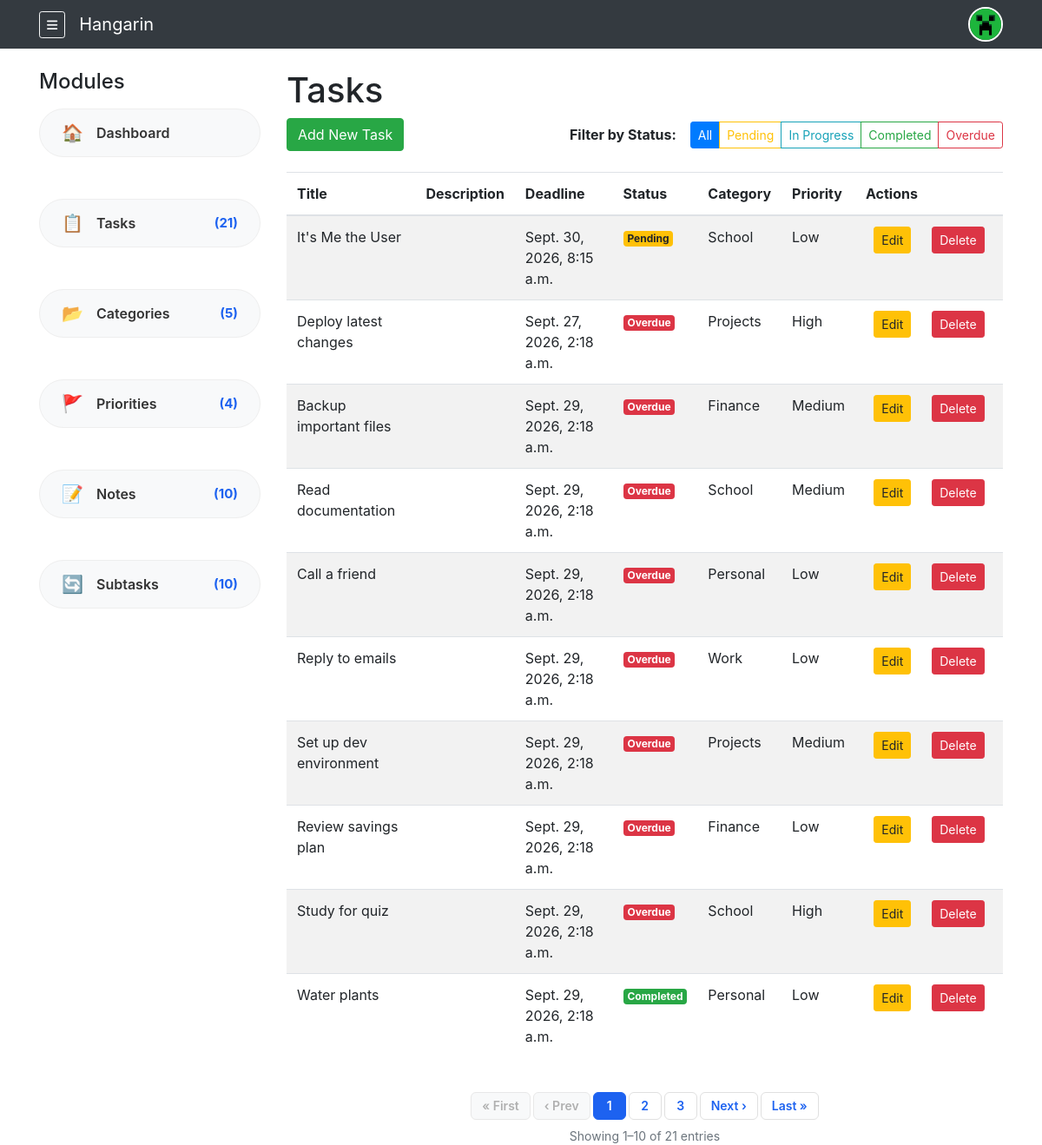
Page /tasks/ (signed in) on the committed database.
### tasks/models.py (models this page shows, shortened)
class Task(models.Model):
    STATUS_CHOICES = [
        ("Pending", "Pending"),
        ("In Progress", "In Progress"),
        ("Completed", "Completed"),
        ("Overdue", "Overdue"),
    ]
    owner = models.ForeignKey(User, on_delete=models.CASCADE, related_name="tasks", null=True, blank=True)
    title = models.CharField(max_length=200)
    description = models.TextField(blank=True)
    deadline = models.DateTimeField(default=timezone.now)
    status = models.CharField(max_length=50, choices=STATUS_CHOICES, default="Pending")
    category = models.ForeignKey(Category, on_delete=models.SET_NULL, null=True, blank=True)
    priority = models.ForeignKey(Priority, on_delete=models.SET_NULL, null=True, blank=True)
    class Meta:
        verbose_name = "Task"
        verbose_name_plural = "Tasks"
    @classmethod
    def update_overdue(cls, user):
        cls.objects.filter(
            owner=user,                            # <-- FIXED: Changed 'user' to 'owner'
            status__in=['Pending', 'In Progress'], # Only update tasks that aren't completed
            deadline__lt=timezone.now()            # Deadline is in the past
        ).update(status='Overdue')

class Category(models.Model):
    owner = models.ForeignKey(User, on_delete=models.CASCADE, related_name="categories", null=True, blank=True)
    name = models.CharField(max_length=100)
    class Meta:
        verbose_name = "Category"
        verbose_name_plural = "Categories"

class Priority(models.Model):
    owner = models.ForeignKey(User, on_delete=models.CASCADE, related_name="priorities", null=True, blank=True)
    name = models.CharField(max_length=50)
    class Meta:
        verbose_name = "Priority"
        verbose_name_plural = "Priorities"

### tasks/views.py (the view)
# urls.py: path('tasks/', views.TaskListView.as_view(), name='task_list'),
@method_decorator(never_cache, name='dispatch')
class TaskListView(LoginRequiredMixin, ListView):
    model = Task
    template_name = 'tasks/task_list.html'
    context_object_name = 'tasks'
    paginate_by = 10
    def get_queryset(self):
        Task.update_overdue(self.request.user)
        queryset = Task.objects.filter(owner=self.request.user).order_by('-id')
        status_filter = self.request.GET.get('status')
        if status_filter and status_filter != 'All':
            queryset = queryset.filter(status=status_filter)
        return queryset
    def get_context_data(self, **kwargs):
        context = super().get_context_data(**kwargs)
        context['current_status'] = self.request.GET.get('status', 'All')
        return context

### tasks/context_processors.py (called while the page is built)
def sidebar_counts(request):
    if not request.user.is_authenticated:
        return {}
    u = request.user
    return {
        'count_tasks':      Task.objects.filter(owner=u).count(),
        'count_categories': Category.objects.filter(owner=u).count(),
        'count_priorities': Priority.objects.filter(owner=u).count(),
        'count_notes':      Note.objects.filter(task__owner=u).count(),
        'count_subtasks':   SubTask.objects.filter(parent_task__owner=u).count(),
    }

### templates/tasks/task_list.html (shortened to what this page needs)
{% extends 'base.html' %}
{% block content %}
<h1>Tasks</h1>
<div class="d-flex justify-content-between align-items-center mb-3 flex-wrap">
    <a href="{% url 'tasks:task_create' %}" class="btn btn-success mb-2 mobile-stack-btn">
        Add New Task
    </a>
    <div class="filter-container mb-2">
        <span class="font-weight-bold mr-2">Filter by Status:</span>
        <div class="btn-group flex-wrap" role="group">
            <a href="?status=All" class="btn btn-sm {% if current_status == 'All' %}btn-primary{% else %}btn-outline-primary{% endif %}">All</a>
            <a href="?status=Pending" class="btn btn-sm {% if current_status == 'Pending' %}btn-warning{% else %}btn-outline-warning{% endif %}">Pending</a>
            <a href="?status=In Progress" class="btn btn-sm {% if current_status == 'In Progress' %}btn-info{% else %}btn-outline-info{% endif %}">In Progress</a>
            <a href="?status=Completed" class="btn btn-sm {% if current_status == 'Completed' %}btn-success{% else %}btn-outline-success{% endif %}">Completed</a>
            <a href="?status=Overdue" class="btn btn-sm {% if current_status == 'Overdue' %}btn-danger{% else %}btn-outline-danger{% endif %}">Overdue</a>
        </div>
    </div>
</div>
<div class="table-responsive">
    <table class="table table-striped">
        <thead>
            <tr>
                <th>Title</th>
                <th>Description</th>
                <th>Deadline</th>
                <th>Status</th>
                <th>Category</th>
                <th>Priority</th>
                <th>Actions</th>
            </tr>
        </thead>
        <tbody>
            {% for task in tasks %}
            <tr>
                <td>{{ task.title }}</td>
                <td>{{ task.description|truncatechars:30 }}</td>
                <td>{{ task.deadline }}</td>
                <td>
                    {% if task.status == 'Overdue' %}
                        <span class="badge badge-danger">Overdue</span>
                    {% elif task.status == 'Completed' %}
                        <span class="badge badge-success">Completed</span>
                    {% elif task.status == 'In Progress' %}
                        <span class="badge badge-info">In Progress</span>
                    {% else %}
                        <span class="badge badge-warning">Pending</span>
                    {% endif %}
                </td>
                <td>{{ task.category.name|default:"—" }}</td>
                <td>{{ task.priority.name|default:"—" }}</td>
                <td>
                    <div class="action-buttons">
                        <a href="{% url 'tasks:task_update' task.pk %}" class="btn btn-sm btn-warning">Edit</a>
                        <a href="{% url 'tasks:task_delete' task.pk %}" class="btn btn-sm btn-danger">Delete</a>
                    </div>
                </td>
            </tr>
            {% empty %}
            <tr><td colspan="7">No tasks yet.</td></tr>
            {% endfor %}
        </tbody>
    </table>
</div>
{% include 'includes/pagination.html' %}
{% endblock %}

### tasks/static/css/custom.css (style rules this page uses)
.action-buttons { display: flex !important; flex-direction: row !important; flex-wrap: nowrap !important; gap: 0.25in !important; justify-content: center; align-items: center; }
.action-buttons .btn { flex: 0 0 auto !important; white-space: nowrap !important; margin: 0 !important; text-align: center; }
.table td:last-child, .table th:last-child { min-width: 170px; }
.filter-container { display: flex; align-items: center; flex-wrap: wrap; gap: 8px; }

### rows in the picture
Task: title "It's Me the User", deadline "Sept. 30, 2026, 8:15 a.m.", status "Pending", category.name "School", priority.name "Low"
Task: title "Deploy latest changes", deadline "Sept. 27, 2026, 2:18 a.m.", status "Overdue", category.name "Projects", priority.name "High"
Task: title "Backup important files", deadline "Sept. 29, 2026, 2:18 a.m.", status "Overdue", category.name "Finance", priority.name "Medium"
Task: title "Read documentation", deadline "Sept. 29, 2026, 2:18 a.m.", status "Overdue", category.name "School", priority.name "Medium"
Task: title "Call a friend", deadline "Sept. 29, 2026, 2:18 a.m.", status "Overdue", category.name "Personal", priority.name "Low"
Task: title "Reply to emails", deadline "Sept. 29, 2026, 2:18 a.m.", status "Overdue", category.name "Work", priority.name "Low"
Task: title "Set up dev environment", deadline "Sept. 29, 2026, 2:18 a.m.", status "Overdue", category.name "Projects", priority.name "Medium"
Task: title "Review savings plan", deadline "Sept. 29, 2026, 2:18 a.m.", status "Overdue", category.name "Finance", priority.name "Low"
Task: title "Study for quiz", deadline "Sept. 29, 2026, 2:18 a.m.", status "Overdue", category.name "School", priority.name "High"
Task: title "Water plants", deadline "Sept. 29, 2026, 2:18 a.m.", status "Completed", category.name "Personal", priority.name "Low"

### other values in the picture
{{ count_tasks }} "21"
{{ count_categories }} "5"
{{ count_priorities }} "4"
{{ count_notes }} "10"
{{ count_subtasks }} "10"
{{ page_num }} "1"
{{ page_num }} "2" "3"
{{ page_obj.start_index }} "1"
{{ page_obj.end_index }} "10"
{{ paginator.count }} "21"
